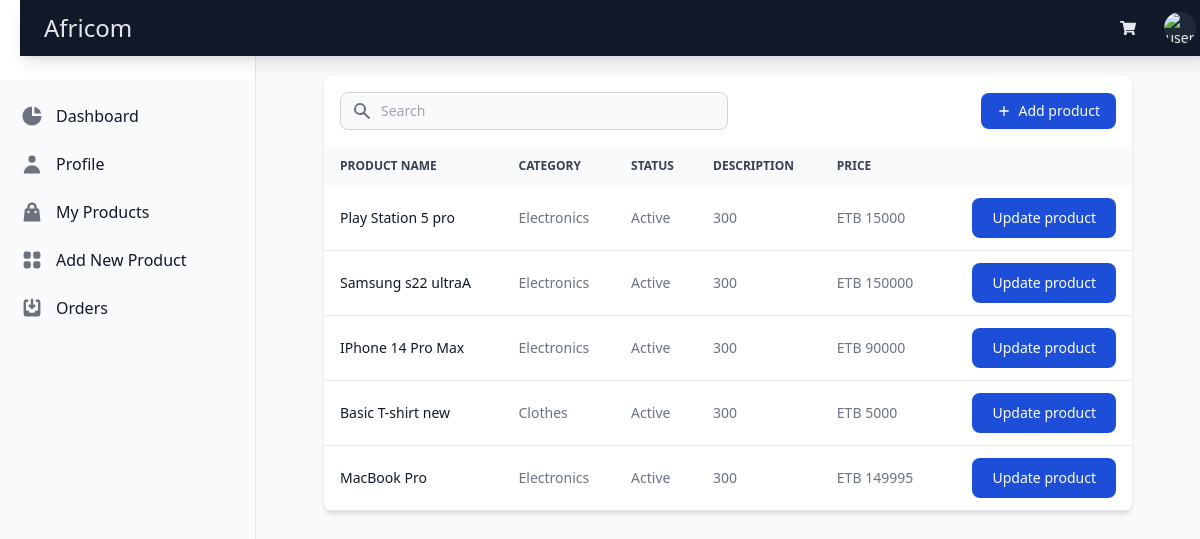
The page /vendor_account/vendor_products/ (signed in) on the database its author committed.
### store/models.py (models this page shows, shortened)
class Product(models.Model):
    DRAFT = 'draft'
    WAITING_APPROVAL = 'waitingapproval'
    ACTIVE = 'active'
    DELETED = 'deleted'
    STATUS_CHOICES = (
        (DRAFT, 'Draft'),
        (WAITING_APPROVAL, 'Waiting approval'),
        (ACTIVE, 'Active'),
        (DELETED, 'Deleted'),
    )
    user = models.ForeignKey(User, related_name='products', on_delete=models.CASCADE)
    category =models.ForeignKey(Category, related_name='products', on_delete=models.CASCADE)
    title = models.CharField(max_length=50)
    slug = models.SlugField(max_length=50)
    description = models.TextField(blank=True)
    price = models.IntegerField()
    image = models.ImageField(upload_to='uploads/product_images/', blank=True, null=True)
    thumbnail = models.ImageField(upload_to='uploads/product_images/tumbnail/',blank=True, null=True)
    created_at = models.DateTimeField(auto_now_add=True)
    updated_at = models.DateTimeField(auto_now_add=True)
    status = models.CharField(max_length=50, choices=STATUS_CHOICES, default=ACTIVE)
    class Meta:
        ordering = ('-created_at',)

class Category(models.Model):
    title = models.CharField(max_length=50)
    slug = models.SlugField(max_length=50)
    def __str__(self):
        return self.title
    class Meta:
        verbose_name_plural = 'Categories'

### userprofile/views.py (the view)
# urls.py: path("vendor_account/vendor_products/", views.vendor_products, name='vendor_products'),
@login_required
def vendor_products(request):
    categories=Category.objects.all()
    products=request.user.products.exclude(status=Product.DELETED)
    return render(request, 'userprofile/vendor_products.html',{
        'categories':categories,
        'products':products
    })

### store/context_processors.py (called while the page is built)
def cart(request):
    return{'cart':Cart(request)}

### userprofile/templates/userprofile/vendor_products.html (shortened to what this page needs)
{% extends 'userprofile/vendor_account.html' %}
{% block content %}
    <body class="bg-gray-50 dark:bg-gray-900 p-3 sm:p-5">
        <div class="mx-auto max-w-screen-xl px-4 lg:px-12">
            <div class="bg-white dark:bg-gray-800 relative shadow-md sm:rounded-lg overflow-hidden">
                <div class="flex flex-col md:flex-row items-center justify-between space-y-3 md:space-y-0 md:space-x-4 p-4">
                    <div class="w-full md:w-1/2">
                        <form class="flex items-center">
                            <div class="relative w-full">
                                <div class="absolute inset-y-0 left-0 flex items-center pl-3 pointer-events-none">
                                </div>
                                <input type="text" id="simple-search" class="bg-gray-50 border border-gray-300 text-gray-900 text-sm rounded-lg focus:ring-blue-500 focus:border-blue-500 block w-full pl-10 p-2 dark:bg-gray-700 dark:border-gray-600 dark:placeholder-gray-400 dark:text-white dark:focus:ring-blue-500 dark:focus:border-blue-500" placeholder="Search" required="">
                            </div>
                        </form>
                    </div>
                    <div class="w-full md:w-auto flex flex-col md:flex-row space-y-2 md:space-y-0 items-stretch md:items-center justify-end md:space-x-3 flex-shrink-0">
                        <a href="{% url 'add_product' %}">
                            <button type="button" class="flex items-center justify-center text-white bg-blue-700 hover:bg-blue-800 focus:ring-4 focus:ring-blue-300 font-medium rounded-lg text-sm px-4 py-2 dark:bg-blue-600 dark:hover:bg-blue-700 focus:outline-none dark:focus:ring-blue-800">
                                <svg class="h-3.5 w-3.5 mr-2" fill="currentColor" viewbox="0 0 20 20" xmlns="http://www.w3.org/2000/svg" aria-hidden="true">
                                    <path clip-rule="evenodd" fill-rule="evenodd" d="M10 3a1 1 0 011 1v5h5a1 1 0 110 2h-5v5a1 1 0 11-2 0v-5H4a1 1 0 110-2h5V4a1 1 0 011-1z" />
                                </svg>
                                Add product
                            </button>
                        </a>
                    </div>
                </div>
                <div class="overflow-x-auto">
                    <table class="w-full text-sm text-left text-gray-500 dark:text-gray-400">
                        <thead class="text-xs text-gray-700 uppercase bg-gray-50 dark:bg-gray-700 dark:text-gray-400">
                            <tr>
                                <th scope="col" class="px-4 py-3">Product name</th>
                                <th scope="col" class="px-4 py-3">Category</th>
                                <th scope="col" class="px-4 py-3">Status</th>
                                <th scope="col" class="px-4 py-3">Description</th>
                                <th scope="col" class="px-4 py-3">Price</th>
                                <th scope="col" class="px-4 py-3">
                                </th>
                            </tr>
                        </thead>
                        <tbody>
                        {% if products %}
                            {% for product in products %}
                                <tr class="border-b dark:border-gray-700">
                                    <th scope="row" class="px-4 py-3 font-medium text-gray-900 whitespace-nowrap dark:text-white">{{ product.title }}</th>
                                    <td class="px-4 py-3">{{ product.category }}</td>
                                    <td class="px-4 py-3">{{ product.get_status_display }}</td>
                                    <td class="px-4 py-3">300</td>
                                    <td class="px-4 py-3">ETB {{ product.price }}</td>
                                    <td class="px-4 py-3 flex items-center justify-end">
                                        <div class="flex">
                                            <button id="updateProductButton" data-modal-toggle="{{ product.id }}" class="block text-white bg-blue-700 hover:bg-blue-800 focus:ring-4 focus:outline-none focus:ring-blue-300 font-medium rounded-lg text-sm px-5 py-2.5 text-center dark:bg-blue-600 dark:hover:bg-blue-700 dark:focus:ring-blue-800" type="button">
                                            Update product
                                            </button>
                                        </div>
                                    </td>
                                </tr>
                            {% endfor %}
                            {% else %}
                                <tr class="border-b dark:border-gray-700">
                                    <th scope="row" class="px-4 py-3 font-medium text-gray-900 whitespace-nowrap dark:text-white">You Don't Have Any Products Yet...</th>
                                </tr>
                            {% endif %}
                        </tbody>
                    </table>
                </div>
            </div>
        </div>
    </body>
{% endblock %}

### rows shown on the page
Product: title "Play Station 5 pro", category "Electronics", status "Active", price "15000"
Product: title "Samsung s22 ultraA", category "Electronics", status "Active", price "150000"
Product: title "IPhone 14 Pro Max", category "Electronics", status "Active", price "90000"
Product: title "Basic T-shirt new", category "Clothes", status "Active", price "5000"
Product: title "MacBook Pro", category "Electronics", status "Active", price "149995"
